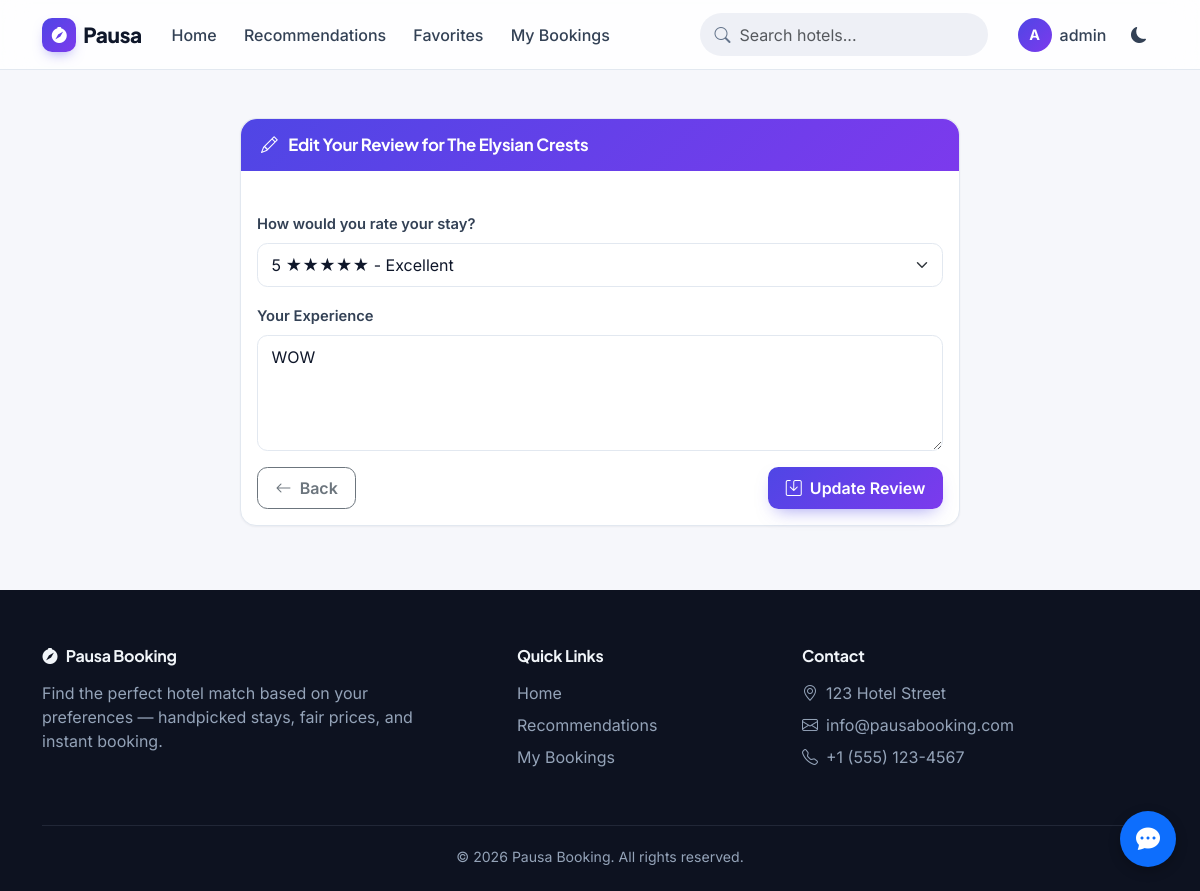
/bookings/booking/6/review/edit/ (signed in), run on an earlier commit of the app's database.
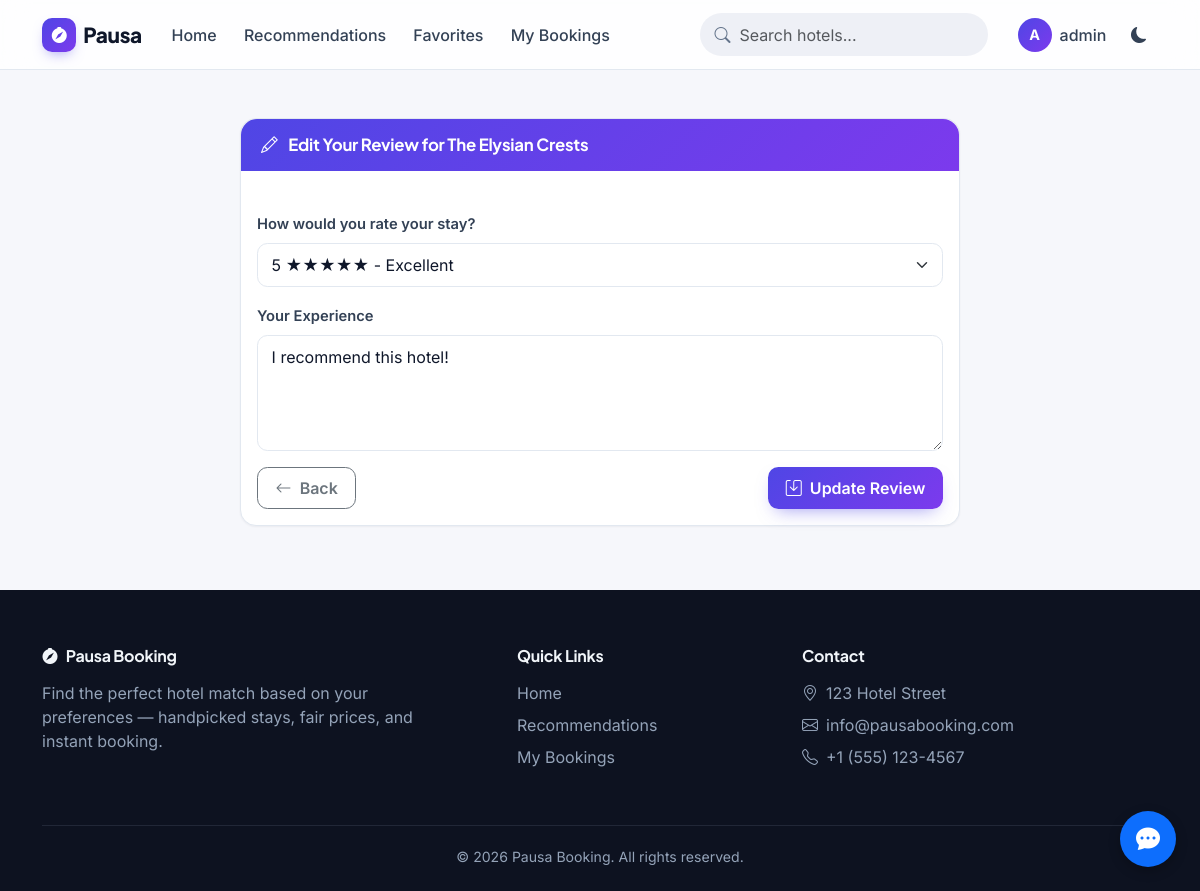
And on a later commit of the database.
### bookings/models.py (models this page shows, shortened)
class Review(models.Model):
    booking = models.OneToOneField(Booking, on_delete=models.CASCADE, related_name='review')
    user = models.ForeignKey(settings.AUTH_USER_MODEL, on_delete=models.CASCADE, related_name='reviews')
    hotel = models.ForeignKey('hotels.Hotel', on_delete=models.CASCADE, related_name='reviews')
    rating = models.PositiveSmallIntegerField()
    comment = models.TextField()
    created_at = models.DateTimeField(auto_now_add=True)
    class Meta:
        ordering = ['-created_at']

### bookings/views.py (the view, shortened to what this page needs)
# urls.py: path('booking/<int:booking_id>/review/edit/', views.edit_review, name='edit_review'),
@login_required
def edit_review(request, booking_id):
    booking = get_object_or_404(Booking, id=booking_id, user=request.user)
    try:
        review = booking.review
    except Review.DoesNotExist:
        messages.error(request, "No review found for this booking.")
        return redirect('booking_detail', booking_id=booking_id)
    form = ReviewForm(initial={'rating': review.rating, 'comment': review.comment})
    context = {
        'form': form,
        'booking': booking,
        'hotel': booking.room.hotel,
        'review': review,
    }
    return render(request, 'booking/edit_review.html', context)

### bookings/forms.py
class ReviewForm(forms.ModelForm):
    class Meta:
        model = Review
        fields = ['rating', 'comment']
        widgets = {
            'rating': forms.Select(choices=[
                (1, '1 ★ - Poor'),
                (2, '2 ★★ - Fair'),
                (3, '3 ★★★ - Good'),
                (4, '4 ★★★★ - Very Good'),
                (5, '5 ★★★★★ - Excellent')
            ], attrs={'class': 'form-select'}),
            'comment': forms.Textarea(attrs={
                'rows': 4,
                'class': 'form-control',
                'placeholder': 'Share your experience during your stay...'
            })
        }

### templates/booking/edit_review.html (shortened to what this page needs)
{% extends 'base.html' %}
{% block content %}
<div class="container mt-5">
    <div class="row justify-content-center">
        <div class="col-lg-8">
            <div class="card">
                <div class="card-header bg-primary text-white">
                    <h5 class="mb-0">
                        <i class="bi bi-pencil me-2"></i> Edit Your Review for {{ booking.room.hotel.name }}
                    </h5>
                </div>
                <div class="card-body">
                    <form method="post">
                        <div class="mb-3">
                            <label for="id_rating" class="form-label">How would you rate your stay?</label>
                            {{ form.rating }}
                        </div>
                        <div class="mb-3">
                            <label for="id_comment" class="form-label">Your Experience</label>
                            {{ form.comment }}
                        </div>
                        <div class="d-flex justify-content-between">
                            <a href="{% url 'booking_detail' booking.id %}" class="btn btn-outline-secondary">
                                <i class="bi bi-arrow-left me-1"></i> Back
                            </a>
                            <button type="submit" class="btn btn-primary">
                                <i class="bi bi-save me-1"></i> Update Review
                            </button>
                        </div>
                    </form>
                </div>
            </div>
        </div>
    </div>
</div>
{% endblock %}

What changed in the data, as far as the page shows it:
changed Review "5 ★★★★★ - Excellent": comment "WOW" → "I recommend this hotel!"
